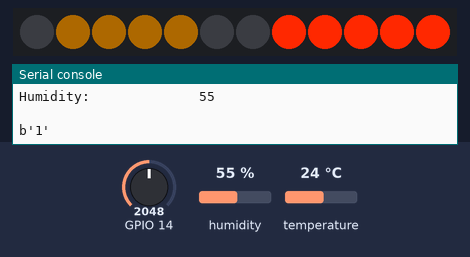
Bench run of a program on a simulated ESP32 board running MicroPython. Parts: 12 RGB LEDs in strip order, left to right, the last lines printed to the serial console. The inputs (shaded band) are chosen by the test bench; at power-on: GPIO 14 = 2048, humidity 55 %, temperature 24 °C (analog values on the 0–4095 scale). Dim RGB values are drawn brighter than linear; library files of the repository ran but are not shown: mq135.py.

Above: at 2.7 s.
2.8 s: GPIO 14 set to 1388
5.5 s: GPIO 14 set to 1296
At 6.4 s:
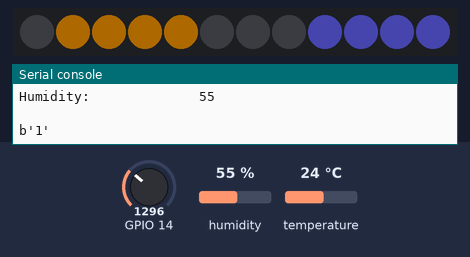
7.3 s: humidity set to 22 %
At 10.3 s:
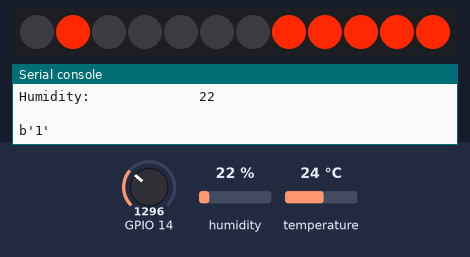
11.1 s: temperature set to 33 °C
At 14.3 s:
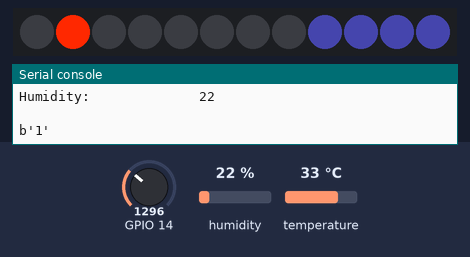
14.8 s: humidity set to 40 %
At 18.2 s:
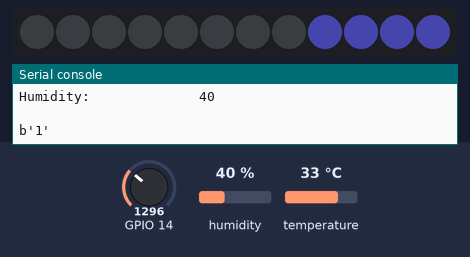
18.5 s: GPIO 14 set to 0
At 19.3 s:
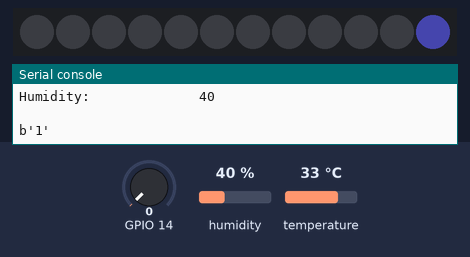
Timing chart, 0 to 21.1 s (numbered marks = the images above; inputs shaded):
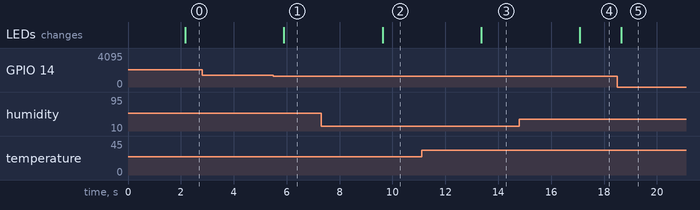

The program:

main.py
```python
from neopixel import NeoPixel
from machine import Pin, UART, ADC
from time import sleep
from dht import DHT11
from mq135 import MQ135V2

dht11 = DHT11(Pin(26))
mq135 = MQ135V2(14)
mq135.__adc.atten(ADC.ATTN_11DB)
mq135.__adc.width(ADC.WIDTH_11BIT)

np = NeoPixel(Pin(2, Pin.OUT), 12)
uart = UART(2, 9600)


def movePixel(f, l, r, g, b):
    for i in range(f, l):
        np[i] = (r, g, b)


def movePixel2(f, l, r, g, b):
    for i in range(f, l, -1):
        np[i] = (r, g, b)


while True:
    sleep(1)

    dht11.measure()
    temperature = dht11.temperature()
    humidity = dht11.humidity()
    rzero = mq135.get_rzero()
    corrected_rzero = mq135.get_corrected_rzero(temperature, humidity)
    resistance = mq135.get_resistance()
    ppm = mq135.get_ppm()
    corrected_ppm = mq135.get_corrected_ppm(temperature, humidity)

    print("RZero:                ", rzero)
    print("Corrected RZero:      ", corrected_rzero)
    print("Resistance:           ", resistance)
    print("PPM:                  ", ppm)
    print("Corrected PPM:        ", corrected_ppm)
    print("Temperature:          ", temperature)
    print("Humidity:             ", humidity)
    print()

    data = str(temperature) + " " + str(humidity) + \
        " " + str(corrected_ppm) + "\n"
    uart.write(data)
    uartLight = uart.readline()
    if uartLight != b'1' and uartLight != b'0':
        uartLight = b'1'
    print(uartLight)

    if uartLight == b'1':
        for i in range(12):
            np[i] = (0, 0, 0)

        if humidity < 25:
            movePixel(1, 2, 255, 40, 0)
        elif 25 < humidity < 40:
            movePixel(1, 3, 30, 40, 0)
        elif 40 < humidity < 50:
            movePixel(1, 4, 40, 40, 0)
        elif 50 < humidity < 65:
            movePixel(1, 5, 50, 30, 0)
        elif humidity > 65:
            movePixel(1, 6, 255, 40, 0)

        if corrected_ppm < 400:
            movePixel2(11, 10, 20, 20, 50)
        elif 400 < corrected_ppm < 600:
            movePixel2(11, 9, 20, 20, 50)
        elif 600 < corrected_ppm < 700:
            movePixel2(11, 8, 20, 20, 50)
        elif 700 < corrected_ppm < 900:
            movePixel2(11, 7, 20, 20, 50)
        elif 900 < corrected_ppm:
            movePixel2(11, 6, 255, 40, 0)
        np.write()
    else:
        for i in range(12):
            np[i] = (0, 0, 0)
        np.write()
```

boot.py
```python
import sys
sys.path.reverse()
print("\n\n\nESP32 starter op")
```

Measured:
- the behaviour switches between 1344 and 1343 on GPIO 14 (found by bisection; images 0 and 1)
- after the input at 5.5 s, the LEDs: change after 0.40 s (image 1)
- after the input at 7.3 s, the LEDs: change after 2.3 s (image 2)
- after the input at 11.1 s, the LEDs: change after 2.3 s (image 3)
- after the input at 14.8 s, the LEDs: change after 2.3 s (image 4)
- after the input at 18.5 s, the LEDs: change after 0.15 s (image 5)
